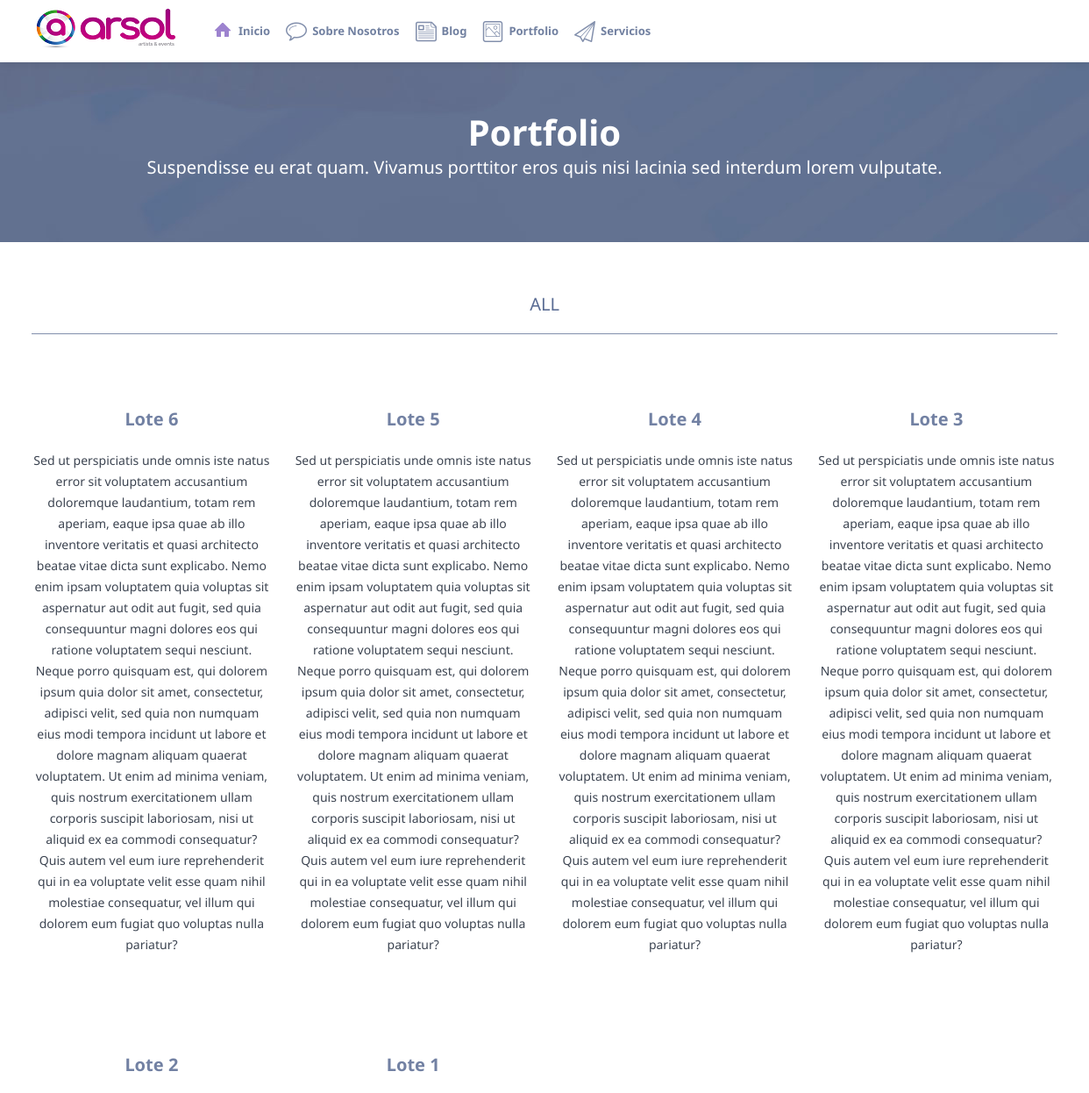
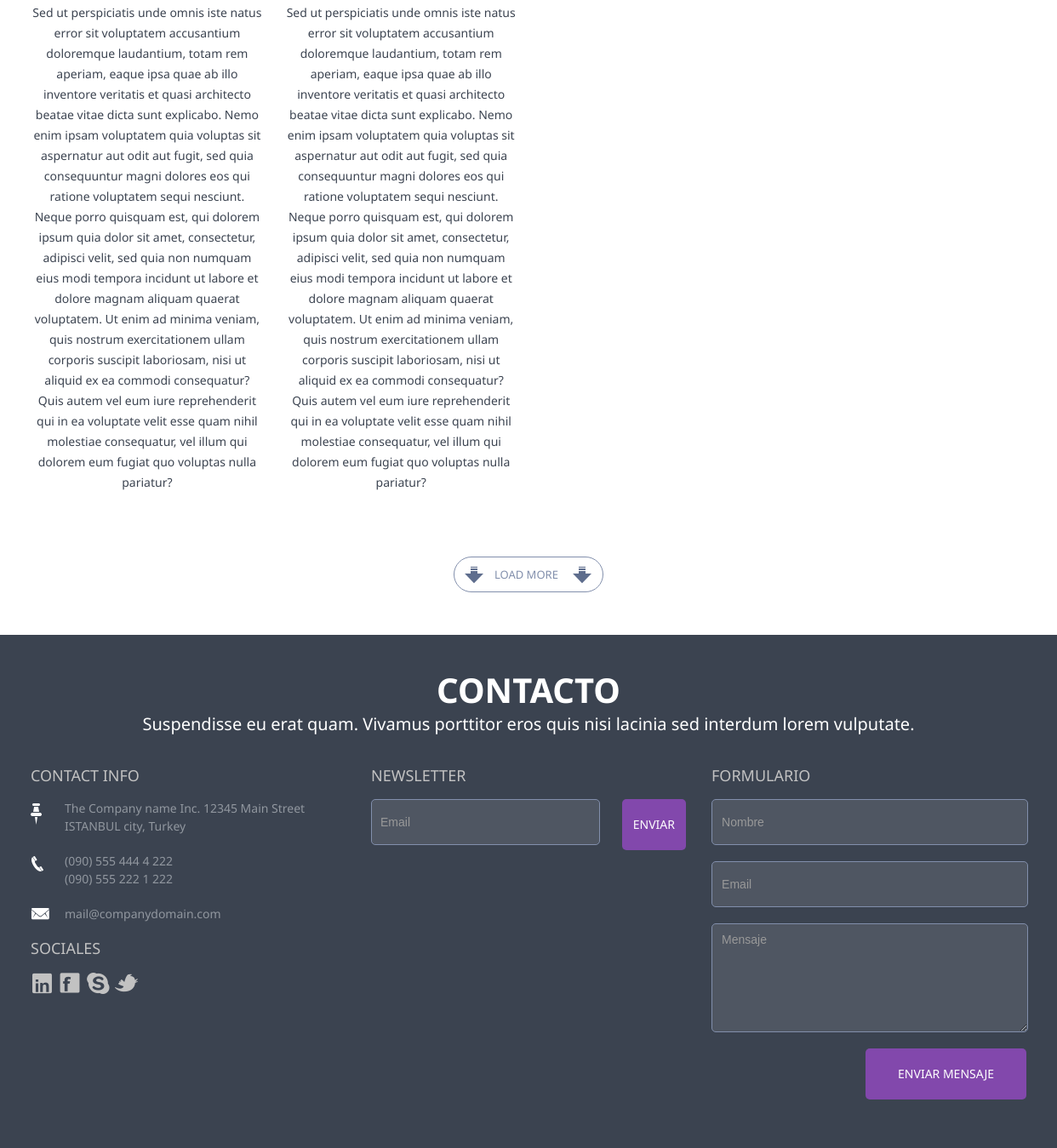
Screenshot of /portfolio.php with the database file from the repository (2 pictures, top to bottom).
### tables this page shows
CREATE TABLE `productos` (
  `id` int(11) NOT NULL,
  `cod` varchar(255) DEFAULT NULL,
  `titulo` text,
  `precio` float DEFAULT NULL,
  `precio_mayorista` float DEFAULT NULL,
  `precio_descuento` float DEFAULT NULL,
  `stock` int(11) DEFAULT '0',
  `desarrollo` text,
  `categoria` text,
  `subcategoria` text,
  `keywords` text,
  `description` text,
  `fecha` date DEFAULT NULL,
  `meli` varchar(255) DEFAULT NULL,
  `url` text,
  `cod_producto` varchar(255) DEFAULT NULL,
  `var1` varchar(255) DEFAULT NULL,
  `var2` varchar(255) DEFAULT NULL,
  `var3` varchar(255) DEFAULT NULL,
  `var4` varchar(255) DEFAULT NULL,
  `var5` varchar(255) DEFAULT NULL,
  `var6` varchar(255) DEFAULT NULL,
  `var7` varchar(255) DEFAULT NULL,
  `var8` varchar(255) DEFAULT NULL
);

### Config/Autoload.php (called while the page is built, shortened)
<?php
class autoload
{
    public static function runSitio()
    {
        spl_autoload_register(
            function($clase)
            {
                $ruta = str_replace("\\", "/", $clase) . ".php";
            }
        );
    }
}

### Clases/Conexion.php (called while the page is built, shortened)
<?php namespace Clases;
class Conexion
{
    private $datos = array("host"=> "localhost","user"=> "root","pass"=> "","db"  => "arsol");
    private $con;
    public function __construct()
    {
        $this->con = mysqli_connect($this->datos["host"], $this->datos["user"], $this->datos["pass"], $this->datos["db"]);
        mysqli_set_charset($this->con,'utf8');
    }
    public function sqlReturn($query)
    {
        $dato = $this->con->query($query);
        return $dato;
    }
}

### Clases/Productos.php (called while the page is built, shortened)
<?php
class Productos
{
    private $con;
    public function __construct()
    {
        $this->con = new Conexion();
    }
    function list($filter,$order,$limit) {
        $array = array();
        if (is_array($filter)) {
            $filterSql = "WHERE ";
            $filterSql .= implode(" AND ", $filter);
        } else {
            $filterSql = '';
        }
        if ($order != '') {
            $orderSql = $order;
        } else {
            $orderSql = "id DESC";
        }
        if ($limit != '') {
            $limitSql = "LIMIT " . $limit;
        } else {
            $limitSql = '';
        }
        $sql = "SELECT * FROM `productos` $filterSql  ORDER BY $orderSql $limitSql";
        $notas = $this->con->sqlReturn($sql);
        if ($notas) {
            while ($row = mysqli_fetch_assoc($notas)) {
                $array[] = $row;
            }
            return $array ;
        }
    }
}

### portfolio.php (the view, shortened to what this page needs)
<?php
require_once "Config/Autoload.php";
$template = new Clases\TemplateSite();
$template->set("title", "Lotes | " . TITULO);
$template->set("imagen", LOGO);
$template->set("keywords", "");
$template->set("description", "");
$template->themeInit();
$id = isset($_GET["id"]) ? $_GET["id"] : '';
$producto = new Clases\Productos();
$producto->set("cod", $id);
$productoArray = $producto->list("", "" , "");
?>
<div class="content">
    <div class="banner about-banner">
        <div class="container">
            <h1>Portfolio</h1>
            <p>Suspendisse eu erat quam. Vivamus porttitor eros quis nisi lacinia sed interdum lorem vulputate. </p>
        </div>
    </div>
</div>
    <div class="container">
            <ul class="filter-items">
            <li><a href="#" class="active" data-filter="*">All</a></li>
        </ul>
        <div class="projects-container four-columns">
            <?php foreach ($productoArray as $producto): ?>
            <div class="project-post <?php echo $producto['categoria'];?>">
                <div class="project-photo">
                </div>
                <h3><?php echo $producto['titulo']; ?></h3>
                <p><?php echo $producto['desarrollo']; ?></p>
            </div>
        <?php endforeach; ?>
    </div>
        <a class="load-more portfolio-load" href="#">Load More</a>
    </div>
<?php $template->themeEnd(); ?>

### Clases/TemplateSite.php (shortened to what this page needs)
<?php
class TemplateSite
{
    public function themeInit()
    {
        echo '<!DOCTYPE html>';
        echo '<html lang="en" class="no-js">';
        include 'assets/inc/header.inc.php';
        echo '<body>';
        echo ' <div id="container">';
        echo '<header>';
        include 'assets/inc/nav.inc.php';
        echo '</header> ';
    }
    public function themeEnd()
    {
        echo '<footer>';
        include 'assets/inc/footer.inc.php';
        echo '</footer>';
        echo '</div>';
        echo '</body>';
        echo '</html>';
    }
}

### assets/inc/header.inc.php (shortened to what this page needs)
<link rel="stylesheet" href="<?= URL; ?>/assets/css/bootstrap.css" type="text/css" media="screen">
<link rel="stylesheet" href="<?= URL; ?>/assets/css/bootstrap-responsive.css" type="text/css" media="screen">
<link rel="stylesheet" href="<?= URL; ?>/assets/css/jquery.bxslider.css" type="text/css" media="screen">
<link rel="stylesheet" href="<?= URL; ?>/assets/css/jquery.fancybox.css" type="text/css" media="screen">
<link rel="stylesheet" href="<?= URL; ?>/assets/css/style.css" type="text/css" media="screen">
<link rel="stylesheet" href="<?= URL; ?>/assets/css/responsive.css" type="text/css" media="screen">

### assets/inc/nav.inc.php (shortened to what this page needs)
<div class="navbar navbar-inverse navbar-fixed-top">
	    <div class="navbar-inner">
		    <div class="container">
			    <div class="logo">
			    	<a class="brand" href="<?=URL;?>/index">
				    	<img alt="" src="<?=URL;?>/assets/images/logo.png">
				    </a>
			    </div>
			    <div class="nav-collapse collapse">
				    <ul class="nav">
					    <li>
					    	<a id="home-nav" href="<?=URL;?>/index">Inicio</a>
					    </li>
					    <li>
					    	<a id="about-nav" href="<?=URL;?>/about">Sobre Nosotros</a>
					    </li>
					    <li>
					    	<a id="blog-nav" href="<?=URL;?>/blog">Blog</a>
					    </li>
					    <li>
					    	<a id="portfolio-nav" href="<?=URL;?>/portfolio">Portfolio</a>
					    </li>
					    <li>
					    	<a id="contact-nav" href="<?=URL;?>/servicios">Servicios</a>
					</ul>
			    </div>
		    </div>
	    </div>
    </div>

### assets/inc/footer.inc.php (shortened to what this page needs)
<section class="quick-contact">
    <div class="container">
        <div class="row-fluid definition">
            <div class="span12">
                <h1>Contacto</h1>
                <p>Suspendisse eu erat quam. Vivamus porttitor eros quis nisi lacinia sed interdum lorem vulputate.</p>
            </div>
        </div>
        <div class="row-fluid footer-data">
            <div class="span4 contact-info">
                <h3>Contact INFO</h3>
                <div class="address">
                    <p>The Company name Inc. 12345 Main Street ISTANBUL city, Turkey</p>
                </div>
                <div class="tel-number">
                    <span>(090) 555 444 4 222</span>
                    <span>(090) 555 222 1 222</span>
                </div>
                <div class="mail-address">
                    <a href="#">mail@companydomain.com</a>
                </div>
                <h3>Sociales</h3>
                <ul class="social-icon-list">
                    <li><a class="linkedin" href="#"></a></li>
                    <li><a class="fb" href="#"></a></li>
                    <li><a class="skype" href="#"></a></li>
                    <li><a class="tweet" href="#"></a></li>
                </ul>
            </div>
            <div class="span4 newsletter">
                <h3>NEWSLETTER</h3>
                <form id="subscribe">
                    <input type="text" name="male-us" class="mail-us" placeholder="Email ">
                    <input type="submit" name="submit" value="Enviar">
                </form>
                <div class="map">
                </div>
            </div>
            <div class="span4">
                <h3>Formulario</h3>
                <form id="contact-form">
                    <input type="text" name="name" class="name" placeholder="Nombre">
                    <input type="text" name="email" class="email" placeholder="Email">
                    <textarea placeholder="Mensaje"></textarea>
                    <input type="submit" name="submit-form" id="submit" value="Enviar Mensaje">
                </form>
            </div>
        </div>
    </div>
</section>

### rows the page displays
productos: titulo "Lote 6", desarrollo "Sed ut perspiciatis unde omnis iste natus error sit voluptatem accusantium doloremque laudantium, totam rem aperiam, eaque ipsa quae ab illo inventore veritatis et quasi architecto beatae vitae dicta sunt explicabo. Nemo enim ipsam voluptatem quia voluptas sit aspernatur aut odit aut fugit, sed quia consequuntur magni dolores eos qui ratione voluptatem sequi nesciunt. Neque porro quisquam est, qui dolorem ipsum quia dolor sit amet, consectetur, adipisci velit, sed quia non numquam eius modi tempora incidunt ut labore et dolore magnam aliquam quaerat voluptatem. Ut enim ad minima veniam, quis nostrum exercitationem ullam corporis suscipit laboriosam, nisi ut aliquid ex ea commodi…"
productos: titulo "Lote 5", desarrollo "Sed ut perspiciatis unde omnis iste natus error sit voluptatem accusantium doloremque laudantium, totam rem aperiam, eaque ipsa quae ab illo inventore veritatis et quasi architecto beatae vitae dicta sunt explicabo. Nemo enim ipsam voluptatem quia voluptas sit aspernatur aut odit aut fugit, sed quia consequuntur magni dolores eos qui ratione voluptatem sequi nesciunt. Neque porro quisquam est, qui dolorem ipsum quia dolor sit amet, consectetur, adipisci velit, sed quia non numquam eius modi tempora incidunt ut labore et dolore magnam aliquam quaerat voluptatem. Ut enim ad minima veniam, quis nostrum exercitationem ullam corporis suscipit laboriosam, nisi ut aliquid ex ea commodi…"
productos: titulo "Lote 4", desarrollo "Sed ut perspiciatis unde omnis iste natus error sit voluptatem accusantium doloremque laudantium, totam rem aperiam, eaque ipsa quae ab illo inventore veritatis et quasi architecto beatae vitae dicta sunt explicabo. Nemo enim ipsam voluptatem quia voluptas sit aspernatur aut odit aut fugit, sed quia consequuntur magni dolores eos qui ratione voluptatem sequi nesciunt. Neque porro quisquam est, qui dolorem ipsum quia dolor sit amet, consectetur, adipisci velit, sed quia non numquam eius modi tempora incidunt ut labore et dolore magnam aliquam quaerat voluptatem. Ut enim ad minima veniam, quis nostrum exercitationem ullam corporis suscipit laboriosam, nisi ut aliquid ex ea commodi…"
productos: titulo "Lote 3", desarrollo "Sed ut perspiciatis unde omnis iste natus error sit voluptatem accusantium doloremque laudantium, totam rem aperiam, eaque ipsa quae ab illo inventore veritatis et quasi architecto beatae vitae dicta sunt explicabo. Nemo enim ipsam voluptatem quia voluptas sit aspernatur aut odit aut fugit, sed quia consequuntur magni dolores eos qui ratione voluptatem sequi nesciunt. Neque porro quisquam est, qui dolorem ipsum quia dolor sit amet, consectetur, adipisci velit, sed quia non numquam eius modi tempora incidunt ut labore et dolore magnam aliquam quaerat voluptatem. Ut enim ad minima veniam, quis nostrum exercitationem ullam corporis suscipit laboriosam, nisi ut aliquid ex ea commodi…"
productos: titulo "Lote 2", desarrollo "Sed ut perspiciatis unde omnis iste natus error sit voluptatem accusantium doloremque laudantium, totam rem aperiam, eaque ipsa quae ab illo inventore veritatis et quasi architecto beatae vitae dicta sunt explicabo. Nemo enim ipsam voluptatem quia voluptas sit aspernatur aut odit aut fugit, sed quia consequuntur magni dolores eos qui ratione voluptatem sequi nesciunt. Neque porro quisquam est, qui dolorem ipsum quia dolor sit amet, consectetur, adipisci velit, sed quia non numquam eius modi tempora incidunt ut labore et dolore magnam aliquam quaerat voluptatem. Ut enim ad minima veniam, quis nostrum exercitationem ullam corporis suscipit laboriosam, nisi ut aliquid ex ea commodi…"
productos: titulo "Lote 1", desarrollo "Sed ut perspiciatis unde omnis iste natus error sit voluptatem accusantium doloremque laudantium, totam rem aperiam, eaque ipsa quae ab illo inventore veritatis et quasi architecto beatae vitae dicta sunt explicabo. Nemo enim ipsam voluptatem quia voluptas sit aspernatur aut odit aut fugit, sed quia consequuntur magni dolores eos qui ratione voluptatem sequi nesciunt. Neque porro quisquam est, qui dolorem ipsum quia dolor sit amet, consectetur, adipisci velit, sed quia non numquam eius modi tempora incidunt ut labore et dolore magnam aliquam quaerat voluptatem. Ut enim ad minima veniam, quis nostrum exercitationem ullam corporis suscipit laboriosam, nisi ut aliquid ex ea commodi…"
